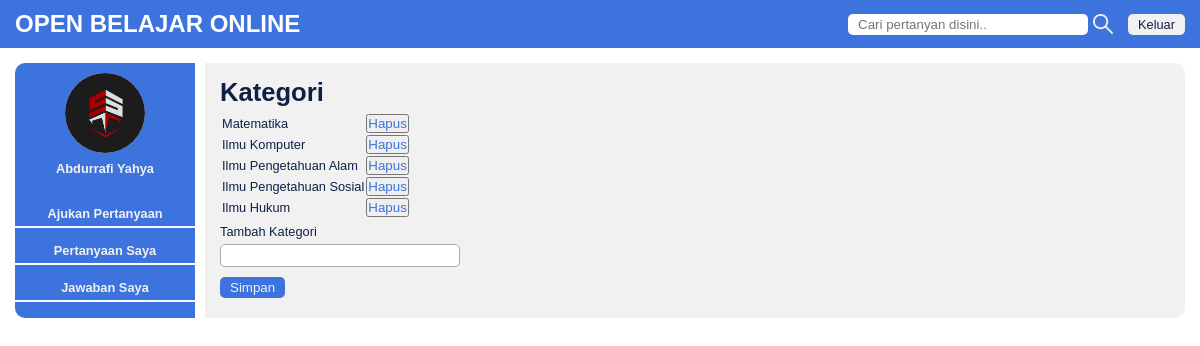
Page /home/kategori.php (signed in) on the committed database.
### tables this page shows
CREATE TABLE IF NOT EXISTS `pengguna` (
  `id_pengguna` int(11) NOT NULL AUTO_INCREMENT,
  `nama_lengkap` varchar(50) NOT NULL,
  `nama_pengguna` varchar(50) NOT NULL,
  `email` varchar(50) NOT NULL,
  `kata_sandi` varchar(50) NOT NULL,
  `peran` enum('pengguna','admin') NOT NULL,
  `jenjang_pendidikan` enum('sd','smp','sma','kuliah','lainnya') NOT NULL,
  `fotoprofil` text NOT NULL,
  PRIMARY KEY (`id_pengguna`)
);

CREATE TABLE IF NOT EXISTS `kategori` (
  `id_kategori` int(11) NOT NULL AUTO_INCREMENT,
  `nama_kategori` varchar(50) NOT NULL,
  PRIMARY KEY (`id_kategori`)
);

### home/kategori.php (the view)
<!DOCTYPE html>
<html lang="en">
<head>
		<?php include '../includes/head.php' ?>
</head>
<body>
	<?php include '../includes/navbar.php' ?>
	<div class="container">
		<?php include '../includes/menu.php' ?>
		<div class="content">
			<h1>Kategori</h1>
			<?php
			$query = mysqli_query($db,"SELECT * FROM kategori");
				?>
				<table>
					<?php
					while($row=mysqli_fetch_array($query)){
						?>
					<tr>
						<td><?php echo $row['nama_kategori'];?></td>
						<td><button><a href="aksi_hapus_kategori.php?id=<?php echo $row['id_kategori']; ?>">Hapus</a></button></td>
					</tr>
					  <?php } ?>
				</table>
			  <form class="form-tabel" action="aksi_tambah_kategori.php" method="post">
			  	<label>Tambah Kategori</label>
			  	<input type="text" name="nama_kategori"><input class="btn-simpan" type="submit" name="simpan" value="Simpan">
			  </form>
		</div>
</body>
</html>

### includes/menu.php
<div class="menu">
			<div class="menu-head">
				<?php
				$query = mysqli_query($db, "SELECT * FROM pengguna WHERE id_pengguna='$_SESSION[id_pengguna]' ");
				while($row=mysqli_fetch_array($query)) {?>
				<img src="<?php echo '../images/'.$row['fotoprofil'] ?>">
				<label><a href="../home/pengguna.php?id=<?php echo $row['id_pengguna'] ?>"><?php echo $row['nama_lengkap'] ?></a></label>
			</div>
			<?php
			if($row['peran']=='admin'){
			 ?>
			 <ul>
				<li><a href="../home/lihat_pertanyaan.php">Lihat Pertanyaan</a></li>
				<li><a href="../home/lihat_pengguna.php">Lihat Pengguna</a></li>
				<li><a href="../home/kategori.php">Tambah Kategori</a></li>
			</ul>
			<?php }else{?>
				<ul>
				<li><a href="../home/buat_pertanyaan.php">Ajukan Pertanyaan</a></li>
				<li><a href="../home/pertanyaanku.php">Pertanyaan Saya</a></li>
				<li><a href="../home/jawabanku.php">Jawaban Saya</a></li>
			</ul>
			<?php
			}
			 } ?>
		</div>

### includes/main.css (style rules this page uses)
* { margin: 0; padding: 0; box-sizing: border-box; }
body { font-family: 'arial', sans-serif; font-size: 0.8rem; color: #0e2045; }
a { text-decoration: none; color: #3d73dd; }
.container { display: flex; margin: 15px; }
.menu { background-color: #3d73dd; width: 180px; border-radius: 10px 0 0 10px; text-align: center; font-weight: bold; }
.menu-head { margin: 10px 0; margin-bottom: 30px; text-align: center; color: #f1f1f1; }
.menu-head img { border-radius: 50%; height: 80px; width: 80px; background-color: #f1f1f1; }
.menu a { color: #f1f1f1; }
.menu ul { list-style: none; }
.menu li { margin: 15px 0px; padding-bottom: 5px; border-bottom: 2px solid white; }
.content { background-color: #f1f1f1; border-radius: 0 10px 10px 0; flex-grow: 1; margin-left: 10px; padding: 15px; }
.content h1,h2,h3 { margin-bottom: 5px; }
input, select { padding: 3px 10px; border-style: none; border-radius: 5px; border: 1px solid #a6afbd; }
input[type=text], input[type=email], input[type=password], select { width: 240px; background-color: white; }
input[type=submit] { border-style: none; }
.form-tabel { margin: 5px 0; border-radius: 5px; }
label { display: block; margin: 5px 0; }
.btn-simpan { margin-top: 10px; display: block; cursor: pointer; background-color: #3d73dd; color: #f1f1f1; }

### rows in the picture
pengguna: fotoprofil (picture), nama_lengkap "Abdurrafi Yahya", peran "Ajukan Pertanyaan"
kategori: nama_kategori "Matematika"
kategori: nama_kategori "Ilmu Komputer"
kategori: nama_kategori "Ilmu Pengetahuan Alam"
kategori: nama_kategori "Ilmu Pengetahuan Sosial"
kategori: nama_kategori "Ilmu Hukum"
